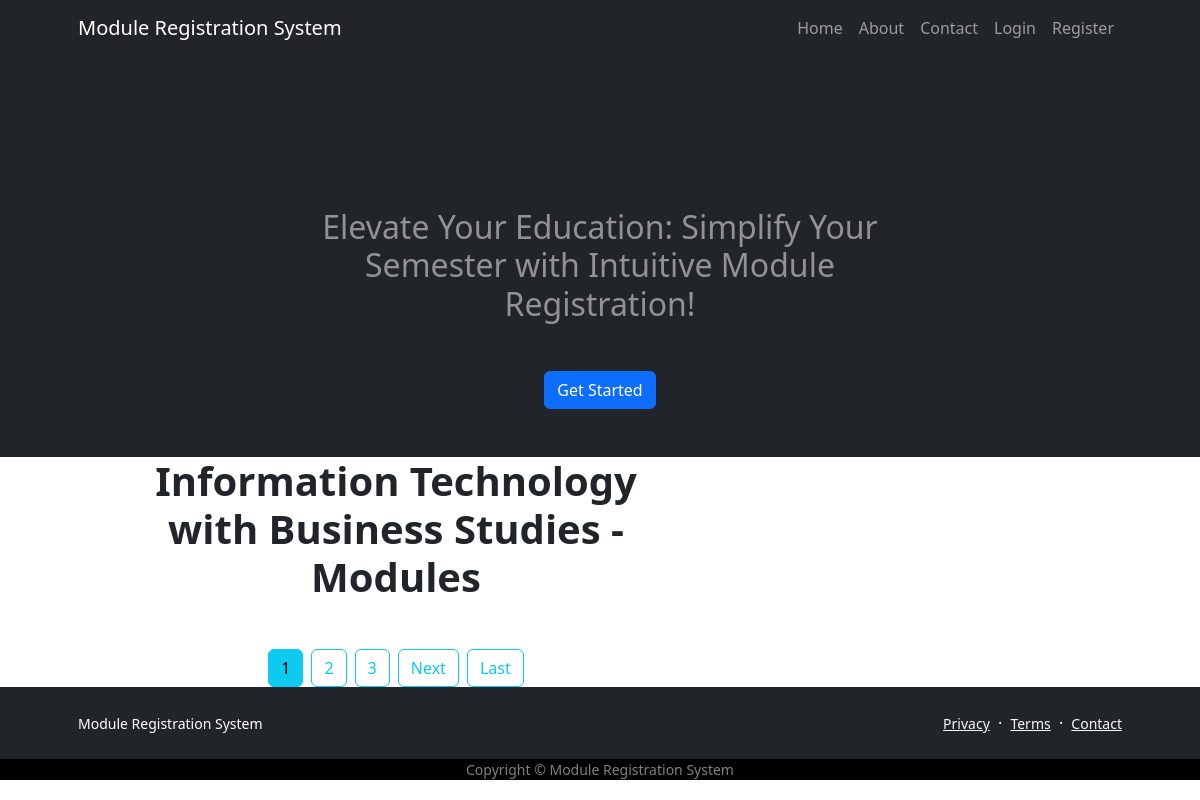
Page /modulelist/3 on the earlier database version.
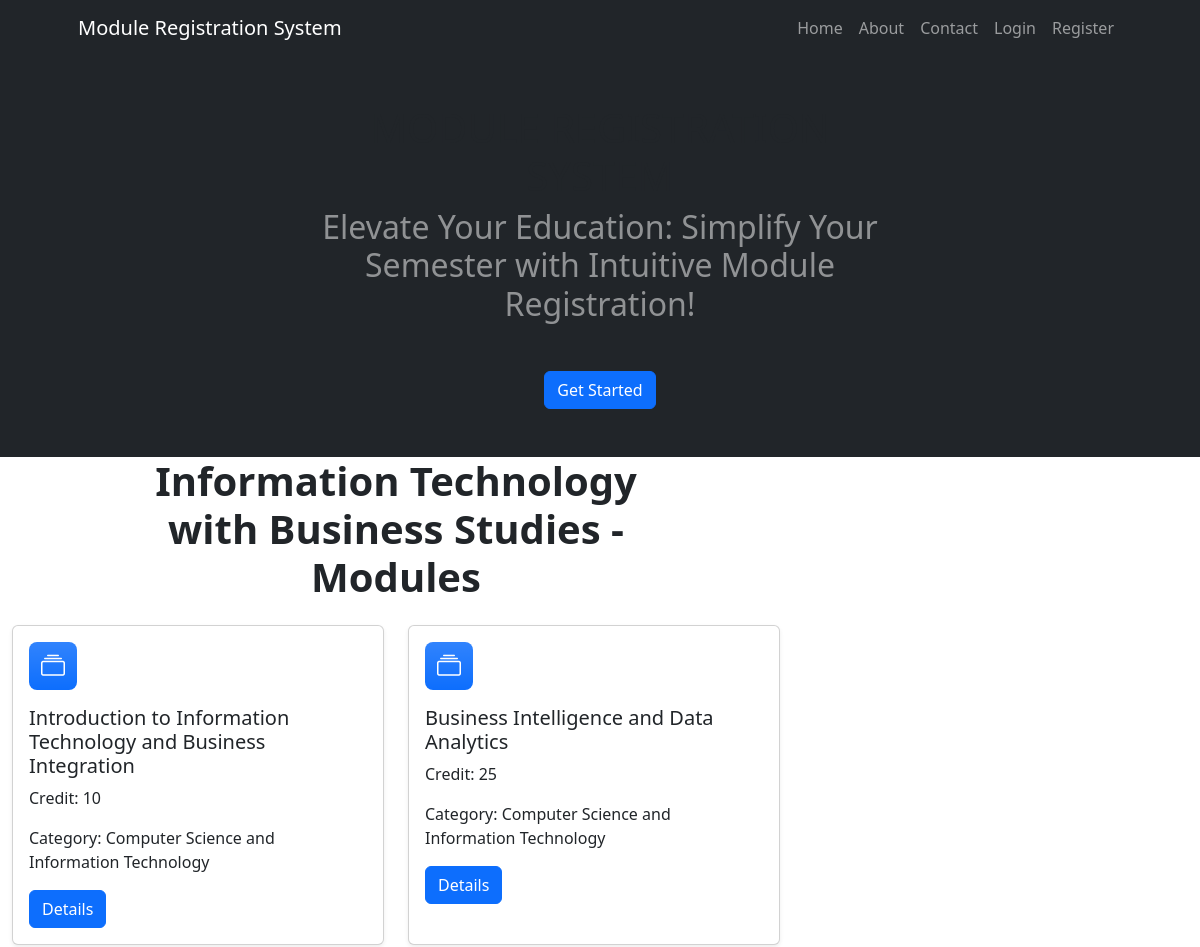
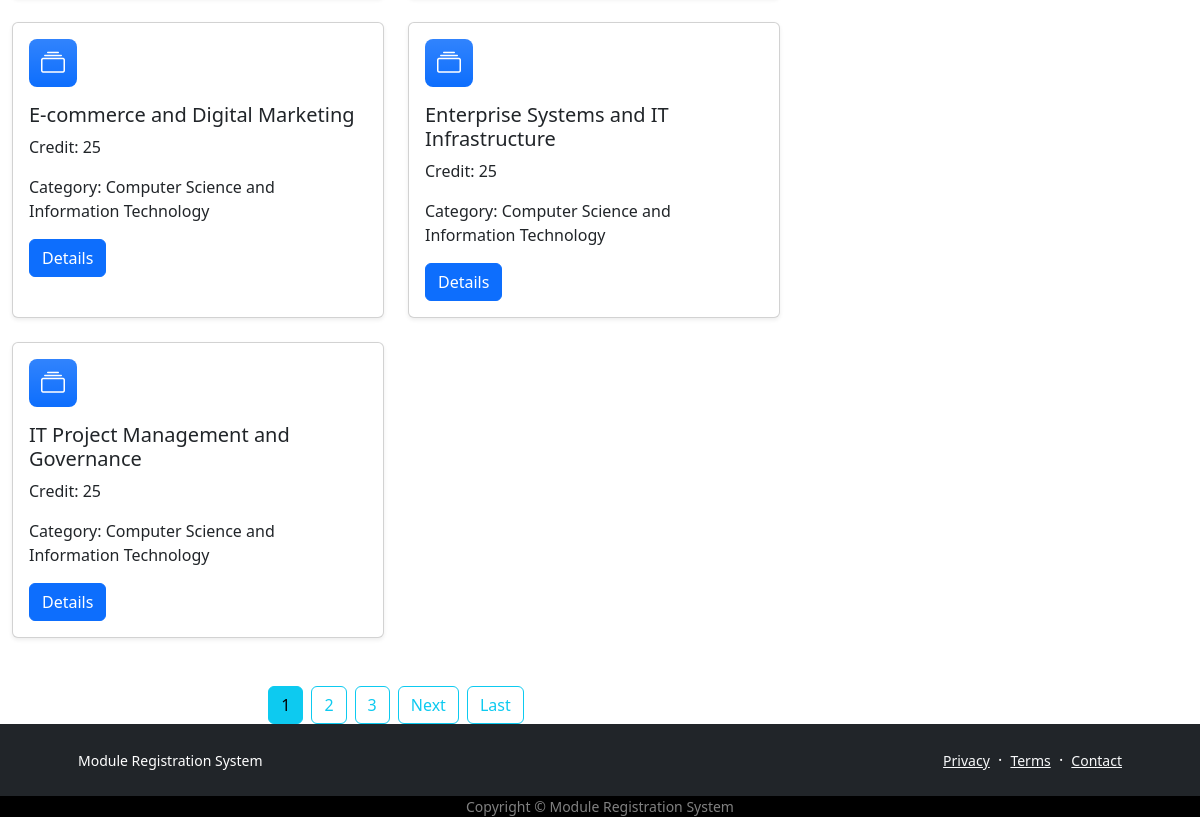
Same page on the later database version (2 pictures, top to bottom).
### itreporting/models.py (models this page shows, shortened)
class Module(models.Model):
    name = models.TextField(max_length = 100)
    code = models.CharField(max_length = 5)
    credit = models.CharField(max_length = 5)
    category = models.CharField(max_length = 100, choices = [('Humanities', 'Humanities'),
                                                            ('Social Sciences', 'Social Sciences'),
                                                            ('Natural Sciences', 'Natural Sciences'),
                                                            ('Mathematics and Satistics', 'Mathematics and Statistics'),
                                                            ('Computer Science and Information Technology', 'Computer Science and Information Technology'),
                                                            ('Engineering', 'Engineering'),
                                                            ('Health Sciences', 'Health Sciences'),
                                                            ('Business and Economics', 'Business and Economics'),
                                                            ('Fine Arts', 'Fine Arts'),
                                                            ('Law', 'Law'),
                                                            ('Languages and Linguistics', 'Languages and Linguistics'),
                                                            ('Architecture', 'Architecture')])
    description = models.TextField()
    availability = models.CharField(max_length = 100, choices = [('Open', 'Open'), ('Closed', 'Closed')])
    courses = models.ManyToManyField(Group)

### itreporting/views.py (the view)
# urls.py: path('modulelist/<int:fk>', PostListView.as_view(), name='modules'),
class PostListView(ListView):
    model = Module
    template_name = 'itreporting/modulelist.html'
    content_object_name = 'models'
    ordering = ['name']
    paginate_by = 3
    def get_context_data(self, **kwargs: Any):
        context = super().get_context_data(**kwargs)
        course = Group.objects.get(id = self.kwargs.get('fk'))
        context.update({'course': course, 'modules': course.module_set.all()})
        return context

### itreporting/templates/itreporting/modulelist.html (shortened to what this page needs)
{% extends "itreporting/base.html" %}
{% block content %}
<div class="container">
    <div class="row justify-content-center">
        <div class="col-lg-8 text-center">
            <h1 class="fw-bolder mb-4">{{ course }} - Modules</h1>
        </div>
    </div>
</div>
<div class="container">
    <div class="row">
        {% for module in modules %}
            <div class="col-lg-6 mb-4">
                <div class="card h-100 shadow-sm">
                    <div class="card-body">
                        <div class="feature bg-primary bg-gradient text-white rounded-3 mb-3"><i class="bi bi-collection"></i></div>
                        <h2 class="h5 card-title"><a class="text-decoration-none text-dark" href="{% url 'itreporting:module-detail' module.id %}">{{ module.name }}</a></h2>
                        <p class="card-text">Credit: {{ module.credit }}</p>
                        <p class="card-text">Category: {{ module.category }}</p>
                        <a href="{% url 'itreporting:module-detail' module.id %}" class="btn btn-primary">Details</a>
                    </div>
                </div>
            </div>
        {% endfor %}
    </div>
    {% if is_paginated %}
        <div class="pagination justify-content-center mt-4">
            {% for num in page_obj.paginator.page_range %}
                {% if page_obj.number == num %}
                    <a class="btn btn-info me-2" href="?page={{ num }}">{{ num }}</a>
                {% elif num > page_obj.number|add:'-3' and num < page_obj.number|add:'3' %}
                    <a class="btn btn-outline-info me-2" href="?page={{ num }}">{{ num }}</a>
                {% endif %}
            {% endfor %}
            {% if page_obj.has_next %}
                <a class="btn btn-outline-info me-2" href="?page={{ page_obj.next_page_number }}">Next</a>
                <a class="btn btn-outline-info" href="?page={{ page_obj.paginator.num_pages }}">Last</a>
            {% endif %}
        </div>
    {% endif %}
</div>
{% endblock content %}

Differences in the rows shown:
added Module: name "Introduction to Information Technology and Business Integration", credit "10", category "Computer Science and Information Technology"
added Module: name "Business Intelligence and Data Analytics", credit "25", category "Computer Science and Information Technology"
added Module: name "E-commerce and Digital Marketing", credit "25", category "Computer Science and Information Technology"
added Module: name "Enterprise Systems and IT Infrastructure", credit "25", category "Computer Science and Information Technology"
added Module: name "IT Project Management and Governance", credit "25", category "Computer Science and Information Technology"
